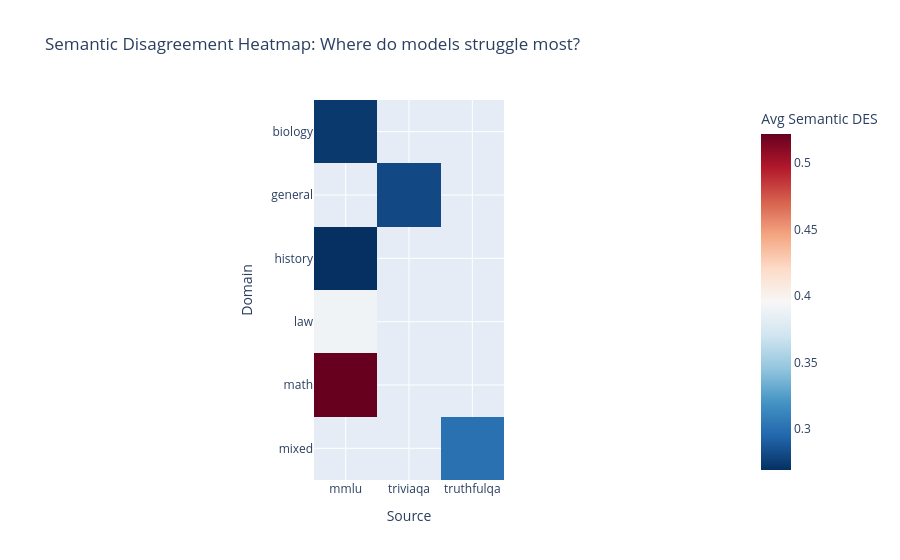

Source (notebook cell):
### Markdown cell above
## 10. Semantic Drift Heatmaps
Visualizing performance 'blind spots' across different domains.

### Code cell
def plot_drift_heatmap():
    """
    Heatmap of Semantic DES averaged by Domain and Dataset source.
    """
    heatmap_data = df.groupby(['domain', 'source'])['semantic_DES'].mean().unstack()
    
    fig = px.imshow(
        heatmap_data, 
        labels=dict(x="Source", y="Domain", color="Avg Semantic DES"),
        title="Semantic Disagreement Heatmap: Where do models struggle most?",
        color_continuous_scale='RdBu_r'
    )
    fig.show()

plot_drift_heatmap()

### Figure 1 — Plotly figure (JSON) as saved in the notebook; plotly's stock layout.template omitted (floating-point values rounded to 4 significant figures)
{"data": [{"coloraxis": "coloraxis", "hovertemplate": "Source: %{x}<br>Domain: %{y}<br>Avg Semantic DES: %{z}<extra></extra>", "name": "0", "type": "heatmap", "x": ["mmlu", "triviaqa", "truthfulqa"], "xaxis": "x", "y": ["biology", "general", "history", "law", "math", "mixed"], "yaxis": "y", "z": [[0.2732, NaN, NaN], [NaN, 0.2808, NaN], [0.2691, NaN, NaN], [0.3905, NaN, NaN], [0.5218, NaN, NaN], [NaN, NaN, 0.3004]]}], "layout": {"coloraxis": {"colorbar": {"title": {"text": "Avg Semantic DES"}}, "colorscale": [[0, "rgb(5,48,97)"], [0.1, "rgb(33,102,172)"], [0.2, "rgb(67,147,195)"], [0.3, "rgb(146,197,222)"], [0.4, "rgb(209,229,240)"], [0.5, "rgb(247,247,247)"], [0.6, "rgb(253,219,199)"], [0.7, "rgb(244,165,130)"], [0.8, "rgb(214,96,77)"], [0.9, "rgb(178,24,43)"], [1, "rgb(103,0,31)"]]}, "title": {"text": "Semantic Disagreement Heatmap: Where do models struggle most?"}, "xaxis": {"anchor": "y", "constrain": "domain", "domain": [0, 1], "scaleanchor": "y", "title": {"text": "Source"}}, "yaxis": {"anchor": "x", "autorange": "reversed", "constrain": "domain", "domain": [0, 1], "title": {"text": "Domain"}}}}
